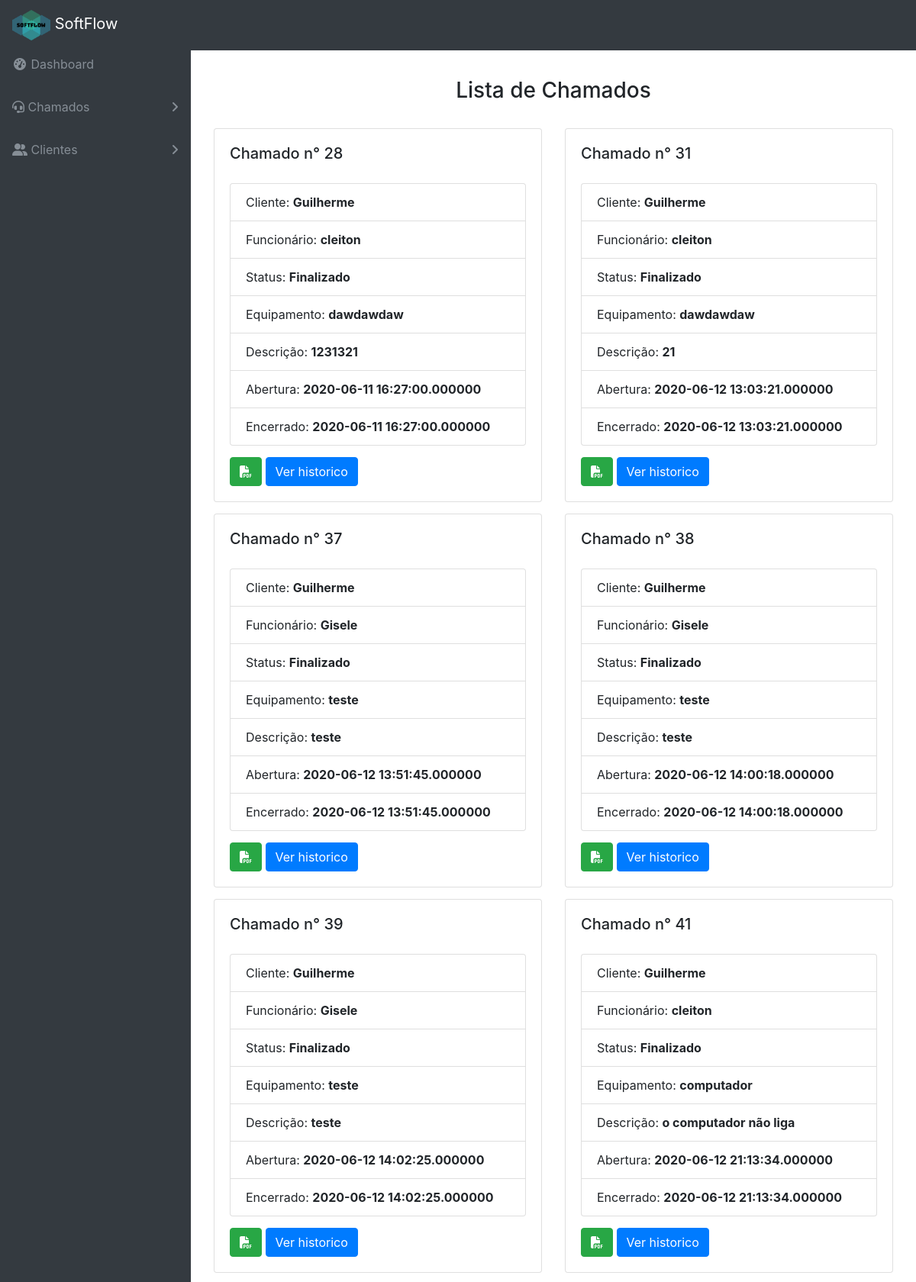
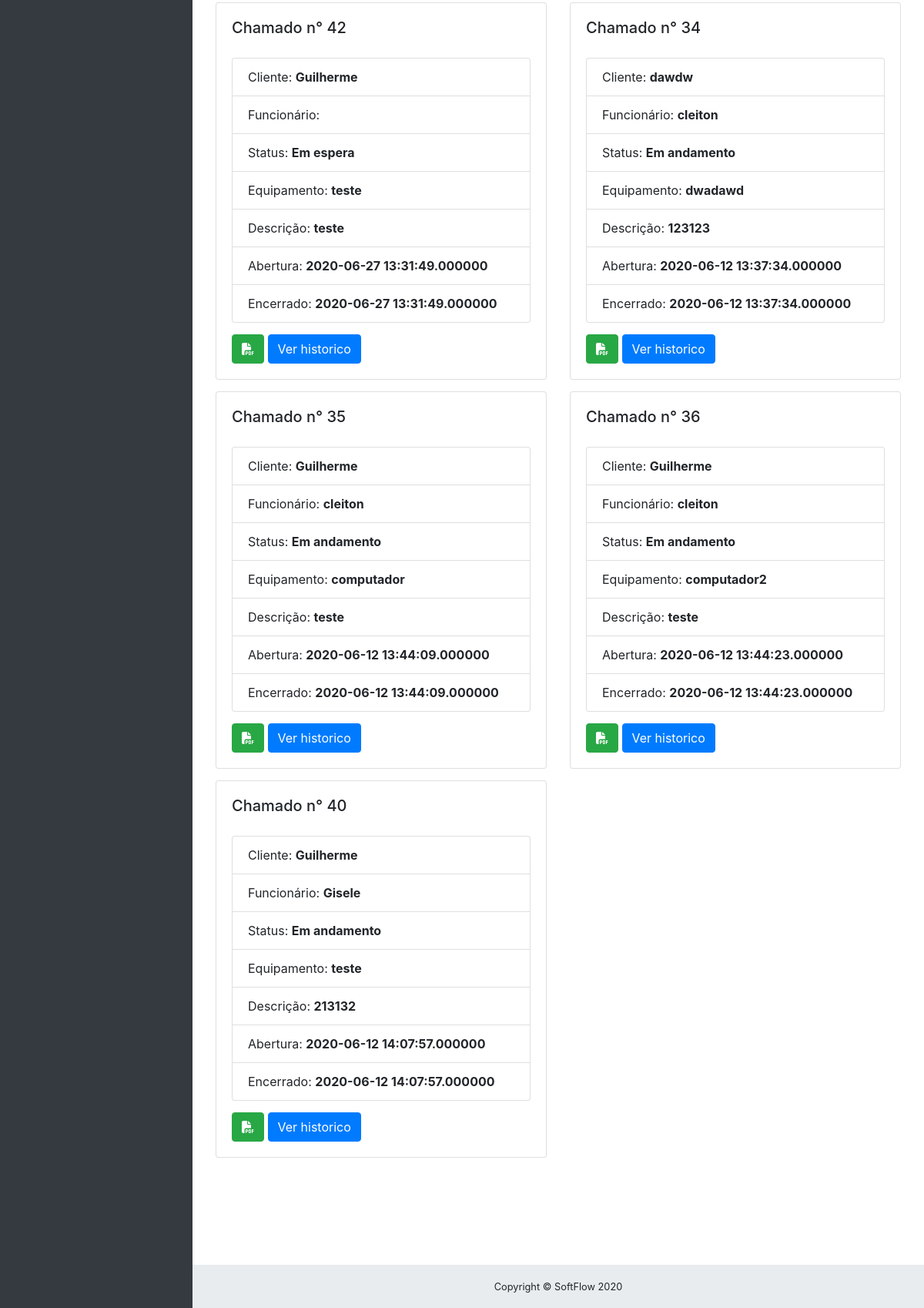
The app's page /chamado_todos.php (signed in) with its own data (2 pictures, top to bottom).
### tables this page shows
CREATE TABLE `chamado` (
  `id` int(11) NOT NULL,
  `id_cliente` int(11) NOT NULL,
  `id_funcionario` int(11) DEFAULT NULL,
  `status` varchar(155) NOT NULL,
  `equipamento` varchar(115) NOT NULL,
  `descricao` varchar(155) NOT NULL,
  `abertura` datetime(6) NOT NULL,
  `encerramento` datetime(6) DEFAULT NULL
);

CREATE TABLE `cliente` (
  `id` int(11) NOT NULL,
  `nome` varchar(255) NOT NULL,
  `cpf` int(50) NOT NULL,
  `telefone` int(50) NOT NULL,
  `sexo` varchar(255) NOT NULL,
  `email` varchar(255) NOT NULL,
  `cep` int(50) NOT NULL,
  `endereco` varchar(150) NOT NULL,
  `created` datetime(6) DEFAULT NULL
);

CREATE TABLE `funcionario` (
  `id` int(11) NOT NULL,
  `nome` varchar(114) NOT NULL,
  `cpf` varchar(115) NOT NULL,
  `rg` int(30) NOT NULL,
  `nascimento` varchar(30) NOT NULL,
  `email` varchar(115) NOT NULL,
  `endereco` varchar(150) NOT NULL,
  `cep` int(50) NOT NULL,
  `estado` varchar(50) NOT NULL,
  `telefone` int(10) NOT NULL,
  `tituloEleitor` varchar(115) NOT NULL,
  `escolaridade` varchar(115) NOT NULL,
  `ctps` varchar(115) NOT NULL,
  `sexo` varchar(30) NOT NULL,
  `senha` varchar(115) NOT NULL,
  `id_cargo` int(11) NOT NULL,
  `created` datetime(6) DEFAULT NULL
);

### classes/Model.php (called while the page is built, shortened)
<?php
require_once 'Conn.php';
class Model
{
    public function __construct()
    {
        $conn = new Conn();
        $this->db = $conn->getConn();
    }
}

### classes/Conn.php (called while the page is built)
<?php
class Conn {
    public static $Host = "localhost";
    public static $User = "root";
    public static $Pass = "microsol45";
    public static $Dbname = "sistema_informatica_pi";
    private static $Connect = null;
    private static function Conectar() {
        try {
            if(self::$Connect == null):
                self::$Connect = new PDO('mysql:host=' . self::$Host .';dbname='.self::$Dbname, self::$User, self::$Pass);
            endif;
        } catch (Exception $ex) {
            echo 'Mensagem: ' . $ex->getMessage();
            die;
        }
        return self::$Connect;
    }
    public function getConn() {
        return self::Conectar();
    }
}

### classes/ChamadoDAO.php (called while the page is built, shortened)
<?php
require_once 'Model.php';
class ChamadoDAO extends Model
{
    public function __construct() {
    	$this->tabela = 'chamado';
    	$this->class = 'Chamado';
    }
        public function listarTodos($funcionario)
    {
        $sql = "SELECT ch.*, cl.nome AS nome_cliente, fn.nome AS nome_funcionario FROM {$this->tabela} ch
        LEFT JOIN cliente cl ON cl.id = ch.id_cliente
        LEFT JOIN funcionario fn ON fn.id = ch.id_funcionario
        ORDER BY ch.status DESC";
        $stmt = $this->db->prepare($sql);
        $stmt->setFetchMode(PDO::FETCH_CLASS, $this->class);
        $stmt->execute();
        return $stmt->fetchAll();
    }
}

### classes/Chamado.php (called while the page is built, shortened)
<?php
class Chamado
{
	private $id;
	private $status;
	private $descricao;
	private $abertura;
    private $equipamento;
    public function getId()
    {
        return $this->id;
    }
    public function getStatus()
    {
        return $this->status;
    }
    public function getDescricao()
    {
        return $this->descricao;
    }
    public function getAbertura()
    {
        return $this->abertura;
    }
    public function getEquipamento()
    {
        return $this->equipamento;
    }
}

### chamado_todos.php (the view, shortened to what this page needs)
<?php include 'layout/header.php'; ?>
<?php include './layout/menu.php'; ?>
<?php
require 'classes/Chamado.php';
require 'classes/ChamadoDAO.php';
$chamadoDAO = new ChamadoDAO();
$funcionario = $_SESSION['id_funcionario'];
$chamados = $chamadoDAO->listarTodos($funcionario);
?>
<div class="content-wrapper">
  	<div class="container-fluid" style="margin-top: 30px;">
			<div class="container" style="margin-bottom: 180px;">
				<div class="h3topo" style="text-align: center;">
        			<h3>Lista de Chamados</h3>
    			</div><br>
				<div class="row">
				<?php foreach ($chamados as $chamado) {
				?>
					<div class="col-sm-6" style="padding-bottom: 15px;">
						<div class="card">
							<div class="card-body">
								<h5 class="card-title">Chamado n° <?= $chamado->getid() ?></h5>
								<ul class="list-group" style="padding-bottom: 15px; padding-top: 15px;">
									<li class="list-group-item">
										Cliente: <strong><?= $chamado->nome_cliente; ?></strong>
									</li>
									<li class="list-group-item">
										Funcionário: <strong><?= $chamado->nome_funcionario; ?></strong>
									</li>
									<li class="list-group-item">
										Status: <strong><?= $chamado->getStatus() ?></strong>
									</li>
									<li class="list-group-item">
										Equipamento: <strong><?= $chamado->getEquipamento() ?></strong>
									</li>
									<li class="list-group-item">
										Descrição: <strong><?= $chamado->getDescricao() ?></strong>
									</li>
									<li class="list-group-item">
										Abertura: <strong><?= $chamado->getAbertura() ?></strong>
									</li>
									<li class="list-group-item">
										Encerrado: <strong><?= $chamado->getAbertura() ?></strong>
									</li>
								</ul>
								<a target="__blank" href="pdf_chamado_finalizado.php?id=<?= $chamado->getId() ?>" class="btn btn-success"><i class="fas fa-file-pdf"></i></a>
								<a href="" class="btn btn-primary" data-toggle="modal" data-target="#historico<?= $chamado->getId(); ?>">Ver historico</a>
							</div>
						</div>
					</div>
				<?php } ?>
				</div>
			</div>
		</div>
	</div>
<?php include 'layout/footer.php'; ?>

### assets/css/dashboard.css (style rules this page uses)
body { background-color: #eaeef3; }

### assets/css/sb-admin.css (style rules this page uses)
html { position: relative; min-height: 100%; }
body { overflow-x: hidden; }
body.sticky-footer { margin-bottom: 56px; }
body.sticky-footer .content-wrapper { min-height: calc(100vh - 56px - 56px); }
body.fixed-nav { padding-top: 56px; }
.content-wrapper { min-height: calc(100vh - 56px); padding-top: 1rem; }
.content-wrapper { overflow-x: hidden; background: white; }
@media (min-width: 992px) { .content-wrapper { margin-left: 250px; } }

### records on screen
chamado: id "28", id_cliente.nome "Guilherme", id_funcionario.nome "cleiton", status "Finalizado", equipamento "dawdawdaw", descricao "1231321", abertura "2020-06-11 16:27:00.000000"
chamado: id "31", id_cliente.nome "Guilherme", id_funcionario.nome "cleiton", status "Finalizado", equipamento "dawdawdaw", descricao "21", abertura "2020-06-12 13:03:21.000000"
chamado: id "37", id_cliente.nome "Guilherme", id_funcionario.nome "Gisele", status "Finalizado", equipamento "teste", descricao "teste", abertura "2020-06-12 13:51:45.000000"
chamado: id "38", id_cliente.nome "Guilherme", id_funcionario.nome "Gisele", status "Finalizado", equipamento "teste", descricao "teste", abertura "2020-06-12 14:00:18.000000"
chamado: id "39", id_cliente.nome "Guilherme", id_funcionario.nome "Gisele", status "Finalizado", equipamento "teste", descricao "teste", abertura "2020-06-12 14:02:25.000000"
chamado: id "41", id_cliente.nome "Guilherme", id_funcionario.nome "cleiton", status "Finalizado", equipamento "computador", descricao "o computador não liga", abertura "2020-06-12 21:13:34.000000"
chamado: id "42", id_cliente.nome "Guilherme", status "Em espera", equipamento "teste", descricao "teste", abertura "2020-06-27 13:31:49.000000"
chamado: id "34", id_cliente.nome "dawdw", id_funcionario.nome "cleiton", status "Em andamento", equipamento "dwadawd", descricao "123123", abertura "2020-06-12 13:37:34.000000"
chamado: id "35", id_cliente.nome "Guilherme", id_funcionario.nome "cleiton", status "Em andamento", equipamento "computador", descricao "teste", abertura "2020-06-12 13:44:09.000000"
chamado: id "36", id_cliente.nome "Guilherme", id_funcionario.nome "cleiton", status "Em andamento", equipamento "computador2", descricao "teste", abertura "2020-06-12 13:44:23.000000"
chamado: id "40", id_cliente.nome "Guilherme", id_funcionario.nome "Gisele", status "Em andamento", equipamento "teste", descricao "213132", abertura "2020-06-12 14:07:57.000000"
